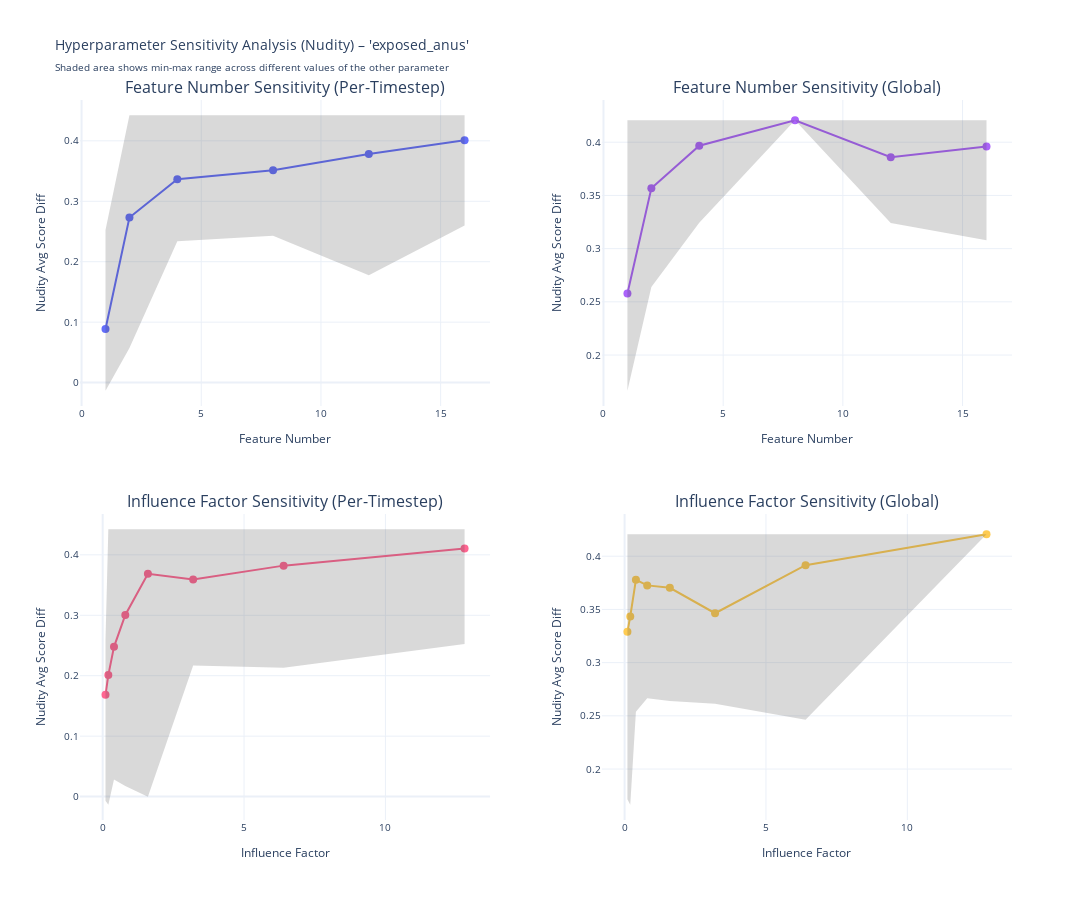

The code cell stored with this chart in its notebook:
### Markdown cell above
## FID Score Analysis

Lower FID score is better (indicates closer distribution to real images)

### Code cell
def plot_hyperparameter_sensitivity_nudity(df: pd.DataFrame, concept_name: str):
    """
    Analyze sensitivity to each hyperparameter separately for nudity scores.
    Shows how nudity_avg_score_diff changes when varying one hyperparameter while the other is fixed.
    
    Args:
        df: DataFrame with nudity_avg_score_diff scores (e.g., total_results)
        concept_name: Name of the concept to analyze
    """
    concept_data = df[df['concept'] == concept_name].copy()
    
    if concept_data.empty:
        print(f"No data found for concept: {concept_name}")
        return
    
    # Create subplot figure
    from plotly.subplots import make_subplots
    
    fig = make_subplots(
        rows=2, cols=2,
        subplot_titles=(
            'Feature Number Sensitivity (Per-Timestep)',
            'Feature Number Sensitivity (Global)',
            'Influence Factor Sensitivity (Per-Timestep)',
            'Influence Factor Sensitivity (Global)'
        ),
        vertical_spacing=0.15,
        horizontal_spacing=0.12
    )
    
    # Feature number sensitivity for each variant
    for col, per_timestep in enumerate([True, False], start=1):
        variant_data = concept_data[concept_data['per_timestep'] == per_timestep]
        
        # Group by feature_number and calculate statistics
        fn_grouped = variant_data.groupby('feature_number')['nudity_avg_score_diff'].agg(['mean', 'min', 'max', 'std']).reset_index()
        
        fig.add_trace(go.Scatter(
            x=fn_grouped['feature_number'],
            y=fn_grouped['mean'],
            mode='lines+markers',
            name=f"Mean ({'PT' if per_timestep else 'GL'})",
            line=dict(width=2),
            marker=dict(size=8),
            showlegend=False
        ), row=1, col=col)
        
        # Add min-max range
        fig.add_trace(go.Scatter(
            x=fn_grouped['feature_number'],
            y=fn_grouped['min'],
            mode='lines',
            line=dict(width=0),
            showlegend=False,
            hoverinfo='skip'
        ), row=1, col=col)
        
        fig.add_trace(go.Scatter(
            x=fn_grouped['feature_number'],
            y=fn_grouped['max'],
            mode='lines',
            fill='tonexty',
            fillcolor='rgba(68, 68, 68, 0.2)',
            line=dict(width=0),
            name='Range',
            showlegend=False,
            hoverinfo='skip'
        ), row=1, col=col)
    
    # Influence factor sensitivity for each variant
    for col, per_timestep in enumerate([True, False], start=1):
        variant_data = concept_data[concept_data['per_timestep'] == per_timestep]
        
        # Group by influence_factor and calculate statistics
        if_grouped = variant_data.groupby('influence_factor')['nudity_avg_score_diff'].agg(['mean', 'min', 'max', 'std']).reset_index()
        
        fig.add_trace(go.Scatter(
            x=if_grouped['influence_factor'],
            y=if_grouped['mean'],
            mode='lines+markers',
            name=f"Mean ({'PT' if per_timestep else 'GL'})",
            line=dict(width=2),
            marker=dict(size=8),
            showlegend=False
        ), row=2, col=col)
        
        # Add min-max range
        fig.add_trace(go.Scatter(
            x=if_grouped['influence_factor'],
            y=if_grouped['min'],
            mode='lines',
            line=dict(width=0),
            showlegend=False,
            hoverinfo='skip'
        ), row=2, col=col)
        
        fig.add_trace(go.Scatter(
            x=if_grouped['influence_factor'],
            y=if_grouped['max'],
            mode='lines',
            fill='tonexty',
            fillcolor='rgba(68, 68, 68, 0.2)',
            line=dict(width=0),
            showlegend=False,
            hoverinfo='skip'
        ), row=2, col=col)
    
    # Update axes labels
    fig.update_xaxes(title_text="Feature Number", row=1, col=1)
    fig.update_xaxes(title_text="Feature Number", row=1, col=2)
    fig.update_xaxes(title_text="Influence Factor", row=2, col=1)
    fig.update_xaxes(title_text="Influence Factor", row=2, col=2)
    
    fig.update_yaxes(title_text="Nudity Avg Score Diff", row=1, col=1)
    fig.update_yaxes(title_text="Nudity Avg Score Diff", row=1, col=2)
    fig.update_yaxes(title_text="Nudity Avg Score Diff", row=2, col=1)
    fig.update_yaxes(title_text="Nudity Avg Score Diff", row=2, col=2)
    
    fig.update_layout(
        title_text=f"Hyperparameter Sensitivity Analysis (Nudity) – '{concept_name}'<br>"
                   f"<sub>Shaded area shows min-max range across different values of the other parameter</sub>",
        height=900,
        width=1200,
        template="plotly_white",
        font=dict(size=10)
    )
    
    fig.show()


# Example: Plot for one concept
if len(total_results['concept'].unique()) > 0:
    first_concept = total_results['concept'].unique()[0]
    plot_hyperparameter_sensitivity_nudity(total_results, first_concept)

### Figure 1 — Plotly figure (JSON) as saved in the notebook; plotly's stock layout.template omitted (floating-point values rounded to 4 significant figures)
{"data": [{"line": {"width": 2}, "marker": {"size": 8}, "mode": "lines+markers", "name": "Mean (PT)", "showlegend": false, "type": "scatter", "x": [1, 2, 4, 8, 12, 16], "xaxis": "x", "y": [0.08852, 0.2731, 0.3363, 0.3514, 0.3783, 0.4009], "yaxis": "y"}, {"hoverinfo": "skip", "line": {"width": 0}, "mode": "lines", "showlegend": false, "type": "scatter", "x": [1, 2, 4, 8, 12, 16], "xaxis": "x", "y": [-0.01345, 0.05712, 0.234, 0.2431, 0.1774, 0.26], "yaxis": "y"}, {"fill": "tonexty", "fillcolor": "rgba(68, 68, 68, 0.2)", "hoverinfo": "skip", "line": {"width": 0}, "mode": "lines", "name": "Range", "showlegend": false, "type": "scatter", "x": [1, 2, 4, 8, 12, 16], "xaxis": "x", "y": [0.2526, 0.4422, 0.4422, 0.4422, 0.4422, 0.4422], "yaxis": "y"}, {"line": {"width": 2}, "marker": {"size": 8}, "mode": "lines+markers", "name": "Mean (GL)", "showlegend": false, "type": "scatter", "x": [1, 2, 4, 8, 12, 16], "xaxis": "x2", "y": [0.2578, 0.3568, 0.3967, 0.4206, 0.3859, 0.396], "yaxis": "y2"}, {"hoverinfo": "skip", "line": {"width": 0}, "mode": "lines", "showlegend": false, "type": "scatter", "x": [1, 2, 4, 8, 12, 16], "xaxis": "x2", "y": [0.1665, 0.2639, 0.3243, 0.4206, 0.3241, 0.3078], "yaxis": "y2"}, {"fill": "tonexty", "fillcolor": "rgba(68, 68, 68, 0.2)", "hoverinfo": "skip", "line": {"width": 0}, "mode": "lines", "name": "Range", "showlegend": false, "type": "scatter", "x": [1, 2, 4, 8, 12, 16], "xaxis": "x2", "y": [0.4206, 0.4206, 0.4206, 0.4206, 0.4206, 0.4206], "yaxis": "y2"}, {"line": {"width": 2}, "marker": {"size": 8}, "mode": "lines+markers", "name": "Mean (PT)", "showlegend": false, "type": "scatter", "x": [0.1, 0.2, 0.4, 0.8, 1.6, 3.2, 6.4, 12.8], "xaxis": "x3", "y": [0.1684, 0.201, 0.2478, 0.3005, 0.3685, 0.359, 0.3821, 0.4106], "yaxis": "y3"}, {"hoverinfo": "skip", "line": {"width": 0}, "mode": "lines", "showlegend": false, "type": "scatter", "x": [0.1, 0.2, 0.4, 0.8, 1.6, 3.2, 6.4, 12.8], "xaxis": "x3", "y": [-0.006803, -0.01345, 0.02842, 0.01754, -0.0001196, 0.2169, 0.2131, 0.2526], "yaxis": "y3"}, {"fill": "tonexty", "fillcolor": "rgba(68, 68, 68, 0.2)", "hoverinfo": "skip", "line": {"width": 0}, "mode": "lines", "showlegend": false, "type": "scatter", "x": [0.1, 0.2, 0.4, 0.8, 1.6, 3.2, 6.4, 12.8], "xaxis": "x3", "y": [0.26, 0.4422, 0.4422, 0.4422, 0.4422, 0.4422, 0.4422, 0.4422], "yaxis": "y3"}, {"line": {"width": 2}, "marker": {"size": 8}, "mode": "lines+markers", "name": "Mean (GL)", "showlegend": false, "type": "scatter", "x": [0.1, 0.2, 0.4, 0.8, 1.6, 3.2, 6.4, 12.8], "xaxis": "x4", "y": [0.329, 0.3434, 0.3778, 0.3726, 0.3703, 0.3464, 0.3915, 0.4206], "yaxis": "y4"}, {"hoverinfo": "skip", "line": {"width": 0}, "mode": "lines", "showlegend": false, "type": "scatter", "x": [0.1, 0.2, 0.4, 0.8, 1.6, 3.2, 6.4, 12.8], "xaxis": "x4", "y": [0.1716, 0.1665, 0.2537, 0.2665, 0.2639, 0.2614, 0.2463, 0.4206], "yaxis": "y4"}, {"fill": "tonexty", "fillcolor": "rgba(68, 68, 68, 0.2)", "hoverinfo": "skip", "line": {"width": 0}, "mode": "lines", "showlegend": false, "type": "scatter", "x": [0.1, 0.2, 0.4, 0.8, 1.6, 3.2, 6.4, 12.8], "xaxis": "x4", "y": [0.4206, 0.4206, 0.4206, 0.4206, 0.4206, 0.4206, 0.4206, 0.4206], "yaxis": "y4"}], "layout": {"annotations": [{"font": {"size": 16}, "showarrow": false, "text": "Feature Number Sensitivity (Per-Timestep)", "x": 0.22, "xanchor": "center", "xref": "paper", "y": 1, "yanchor": "bottom", "yref": "paper"}, {"font": {"size": 16}, "showarrow": false, "text": "Feature Number Sensitivity (Global)", "x": 0.78, "xanchor": "center", "xref": "paper", "y": 1, "yanchor": "bottom", "yref": "paper"}, {"font": {"size": 16}, "showarrow": false, "text": "Influence Factor Sensitivity (Per-Timestep)", "x": 0.22, "xanchor": "center", "xref": "paper", "y": 0.425, "yanchor": "bottom", "yref": "paper"}, {"font": {"size": 16}, "showarrow": false, "text": "Influence Factor Sensitivity (Global)", "x": 0.78, "xanchor": "center", "xref": "paper", "y": 0.425, "yanchor": "bottom", "yref": "paper"}], "font": {"size": 10}, "height": 900, "title": {"text": "Hyperparameter Sensitivity Analysis (Nudity) – 'exposed_anus'<br><sub>Shaded area shows min-max range across different values of the other parameter</sub>"}, "width": 1200, "xaxis": {"anchor": "y", "domain": [0, 0.44], "title": {"text": "Feature Number"}}, "xaxis2": {"anchor": "y2", "domain": [0.56, 1], "title": {"text": "Feature Number"}}, "xaxis3": {"anchor": "y3", "domain": [0, 0.44], "title": {"text": "Influence Factor"}}, "xaxis4": {"anchor": "y4", "domain": [0.56, 1], "title": {"text": "Influence Factor"}}, "yaxis": {"anchor": "x", "domain": [0.575, 1], "title": {"text": "Nudity Avg Score Diff"}}, "yaxis2": {"anchor": "x2", "domain": [0.575, 1], "title": {"text": "Nudity Avg Score Diff"}}, "yaxis3": {"anchor": "x3", "domain": [0, 0.425], "title": {"text": "Nudity Avg Score Diff"}}, "yaxis4": {"anchor": "x4", "domain": [0, 0.425], "title": {"text": "Nudity Avg Score Diff"}}}}
